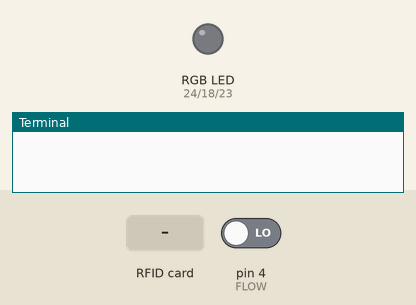
The program below on a simulated Raspberry Pi (header pin numbers), started with the argument Hello. Shown: an RGB LED mixed from three pins (HIGH = lit), the last lines printed to the terminal. The inputs (shaded band) are chosen by the test bench; at power-on: pin 4 (FLOW) LOW. Web requests get an empty 200 reply after 0.4 s; the clock reads 2024-03-15 10:24:30 at power-on unless the program sets it.

Above: at 1.2 s.
1.3 s: RFID card 5E 7A 19 C4 held to the reader
At 1.8 s:
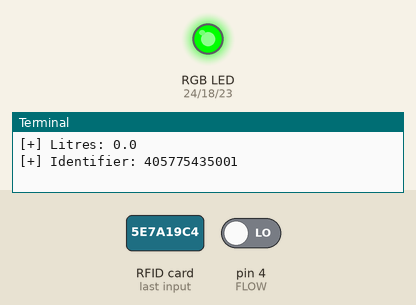
Timing chart, 0 to 4.3 s (numbered marks = the images above; inputs shaded):
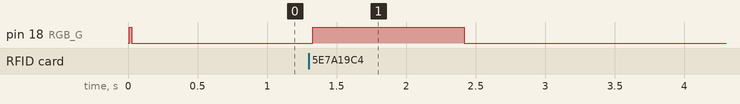

The program:

project.py
```python
#!/usr/bin/python3

from time import sleep, time
import pigpio, requests, sys
from mfrc522 import MFRC522, SimpleMFRC522
from RPi.GPIO import cleanup as GPIO_cleanup

pi = pigpio.pi()
reader = MFRC522()
simple_reader = SimpleMFRC522()

# GPIO pins
FLOW = 4
RGB_R = 24
RGB_B = 23
RGB_G = 18

# Setup
pi.set_mode(RGB_R, pigpio.OUTPUT)
pi.set_mode(RGB_G, pigpio.OUTPUT)
pi.set_mode(RGB_B, pigpio.OUTPUT)

pi.set_mode(FLOW, pigpio.INPUT)
pi.set_pull_up_down(FLOW, pigpio.PUD_DOWN)

# Misc functions
def millis():
    return round(time() * 1000)

# Global variables
counter = 0
check_time = millis()
litres = 0
need_reset = True
MAX_WATER_CONSUMPTION = 1
ip = sys.argv[1]
auth = 0

# Functions
def set_colour(red, green, blue):
    pi.set_PWM_dutycycle(RGB_R, red)
    pi.set_PWM_dutycycle(RGB_G, green)
    pi.set_PWM_dutycycle(RGB_B, blue)

def count_water(now):
    global litres, check_time, counter
    check_time = now
    litres += counter * 1.0 / 450
    counter = 0

def update_led():
    global litres
    c = litres * 510 / MAX_WATER_CONSUMPTION
    if c <= 255:
        set_colour(c, 255, 0)
    elif c <= 510:
        set_colour(255, 510 - c, 0)
    else:
        set_colour(255, 0, 0)

def reset():
    global litres, check_time, counter, need_reset, auth
    litres = 0
    check_time = 0
    counter = 0
    need_reset = False
    set_colour(0, 0, 0)
    auth = 0

def flow(gpio, level, tick):
    global counter
    counter += 1

def setup():
    water_flow_callback = pi.callback(FLOW, pigpio.FALLING_EDGE, flow)
    set_colour(0, 255, 0)

def loop():
    global litres, need_reset, auth
    # Scan for cards
    identifier = simple_reader.read_id_no_block()

    if identifier is not None:
        reader.MFRC522_Request(reader.PICC_REQIDL) # runs second time to fix status
        auth = identifier
        # Update water
        if not need_reset:
            need_reset = True

        now = millis()
        if now - check_time > 1000:
            count_water(now)
            update_led()
            print(f"[+] Litres: {litres}")
            print(f"[+] Identifier: {identifier}")

    elif need_reset:
        if auth != 0:
            print(requests.post(f'http://{ip}:5000/reading', data='{"id": '+ str(auth)+',"value": '+str(litres)+'}'))
        reset()
        need_reset == False

if __name__ == "__main__":
    try:
        setup()
        while True:
            loop()
    except KeyboardInterrupt:
        GPIO_cleanup()
```

Measured:
- after the input at 1.3 s, pin 18 (RGB_G): LOW → HIGH at once, → LOW 1.1 s later
